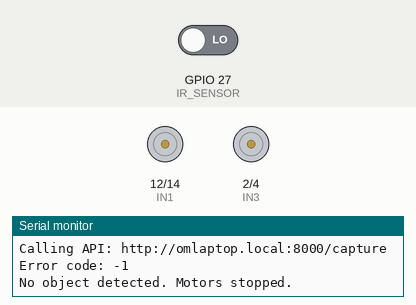
Recording of a sketch running on a simulated ESP32. Parts: motor-driver pin pairs drawn as motors (green arrow = first pin HIGH = forward, orange = second pin HIGH = backward, longer = more drive, scaled by the enable pin), the last lines printed to the serial monitor. The inputs (shaded band) are chosen by the test bench; at power-on: GPIO 27 (IR_SENSOR) LOW. WiFi joins after 1.5 s; servers stay silent unless stated.

Above: at 9.0 s.
9.1 s: GPIO 27 (IR_SENSOR) driven HIGH
At 10.2 s:
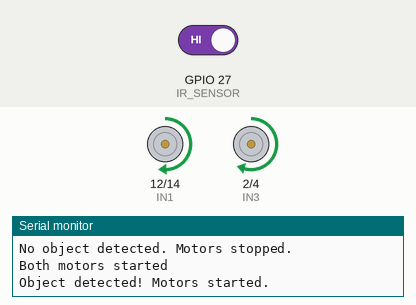
10.6 s: GPIO 27 (IR_SENSOR) driven LOW
At 11.6 s:
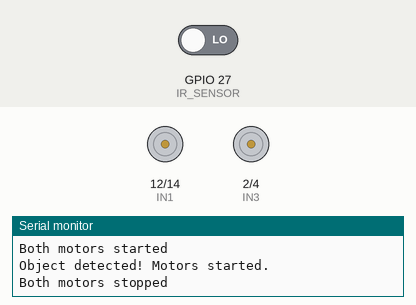
Timing chart, 0 to 13.6 s (numbered marks = the images above; inputs shaded):
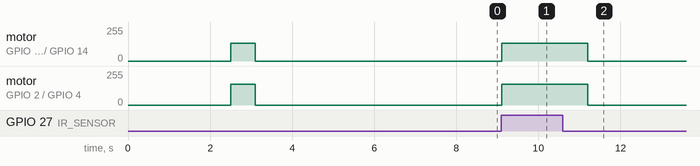

The sketch:

esp.ino
```cpp
#include <WiFi.h>
#include <HTTPClient.h>

// WiFi credentials
const char* ssid = "om";
const char* password = "12344321";

// API endpoint
const char* apiEndpoint = "http://omlaptop.local:8000/capture";

// L298N motor driver pins for first motor (main conveyor)
const int ENA = 13; // PWM pin for motor speed control
const int IN1 = 12; // Motor direction control 1
const int IN2 = 14; // Motor direction control 2

// L298N motor driver pins for second motor (secondary conveyor)
const int ENB = 15; // PWM pin for second motor speed control
const int IN3 = 2;  // Second motor direction control 1
const int IN4 = 4;  // Second motor direction control 2

// IR Sensor pin
const int IR_SENSOR = 27; // IR sensor pin

// Motor speed (0-255)
const int MOTOR_SPEED = 135;
const int MOTOR2_SPEED = 155; // Speed for the second motor (can be adjusted if needed)

// Time constants
const unsigned long STOP_DURATION = 2000; // 2 seconds in milliseconds

// Motor state variables
bool motorsRunning = true;  // Initialize as running by default
unsigned long startTime = 0;

void setup() {
  // Initialize serial communication
  Serial.begin(115200);

  // Configure motor pins for first motor
  pinMode(ENA, OUTPUT);
  pinMode(IN1, OUTPUT);
  pinMode(IN2, OUTPUT);

  // Configure motor pins for second motor
  pinMode(ENB, OUTPUT);
  pinMode(IN3, OUTPUT);
  pinMode(IN4, OUTPUT);

  // Configure IR sensor pin
  pinMode(IR_SENSOR, INPUT);

  // Connect to WiFi
  connectToWiFi();

  // Wait a moment after WiFi connection before checking sensor
  delay(1000);

  // Start motors by default
  startMotors();

  // Initial motor state check based on IR sensor
  checkAndUpdateMotors();
}

void loop() {
  checkAndUpdateMotors();
}

void checkAndUpdateMotors() {
  // Read current IR sensor state
  int irState = digitalRead(IR_SENSOR);

  // IR HIGH means object detected - motors should be running
  if (irState == HIGH && !motorsRunning) {
    startMotors();
    motorsRunning = true;
    Serial.println("Object detected! Motors started.");
  }
  // IR LOW means no object - motors should be stopped
  // Only stop motors if they're currently running
  else if (irState == LOW && motorsRunning) {
    delay(600);
    stopMotors();
    delay(3000);
    callCaptureAPI();
    motorsRunning = false;
    startTime = millis();
    Serial.println("No object detected. Motors stopped.");
    delay(1500);
  }
  delay(10);

  // If motors are stopped and waiting period has elapsed, check if we should restart
  // if (!motorsRunning && (millis() - startTime >= STOP_DURATION)) {
  //   // Only restart if object is detected
  //   if (digitalRead(IR_SENSOR) == HIGH) {
  //     startMotors();
  //     motorsRunning = true;
  //     Serial.println("Wait time elapsed. Object detected. Restarting motors.");
  //   }
  // }
}

void startMotors() {
  // Start first motor (main conveyor)
  digitalWrite(IN1, HIGH);
  digitalWrite(IN2, LOW);
  analogWrite(ENA, MOTOR_SPEED);

  // Start second motor (secondary conveyor)
  digitalWrite(IN3, HIGH);
  digitalWrite(IN4, LOW);
  analogWrite(ENB, MOTOR2_SPEED);

  Serial.println("Both motors started");
}

void stopMotors() {
  // Stop first motor
  digitalWrite(IN1, LOW);
  digitalWrite(IN2, LOW);
  analogWrite(ENA, 0);

  // Stop second motor
  digitalWrite(IN3, LOW);
  digitalWrite(IN4, LOW);
  analogWrite(ENB, 0);

  Serial.println("Both motors stopped");
}

void connectToWiFi() {
  Serial.print("Connecting to WiFi");
  WiFi.begin(ssid, password);

  while (WiFi.status() != WL_CONNECTED) {
    delay(500);
    Serial.print(".");
  }

  Serial.println();
  Serial.print("Connected to WiFi, IP address: ");
  Serial.println(WiFi.localIP());
}

void callCaptureAPI() {
  // Check WiFi connection
  if (WiFi.status() == WL_CONNECTED) {
    HTTPClient http;
    Serial.print("Calling API: ");
    Serial.println(apiEndpoint);

    // Begin HTTP connection
    http.begin(apiEndpoint);

    // Send GET request and get response code
    int httpResponseCode = http.GET();

    if (httpResponseCode > 0) {
      Serial.print("HTTP Response code: ");
      Serial.println(httpResponseCode);

      // Optional: Get response payload
      String payload = http.getString();
      Serial.println(payload);
    } else {
      Serial.print("Error code: ");
      Serial.println(httpResponseCode);
    }

    // Free resources
    http.end();
  } else {
    Serial.println("WiFi Disconnected. Cannot call API.");
  }
}
```

Measured:
- after the input at 9.1 s, motor on GPIO 12 (IN1) / GPIO 14 (IN2): stopped → forward 135/255 at once; motor on GPIO 2 (IN3) / GPIO 4 (IN4): stopped → forward 155/255 at once
- after the input at 10.6 s, motor on GPIO 12 (IN1) / GPIO 14 (IN2): forward 135/255 → stopped after 0.60 s; motor on GPIO 2 (IN3) / GPIO 4 (IN4): forward 155/255 → stopped after 0.60 s
